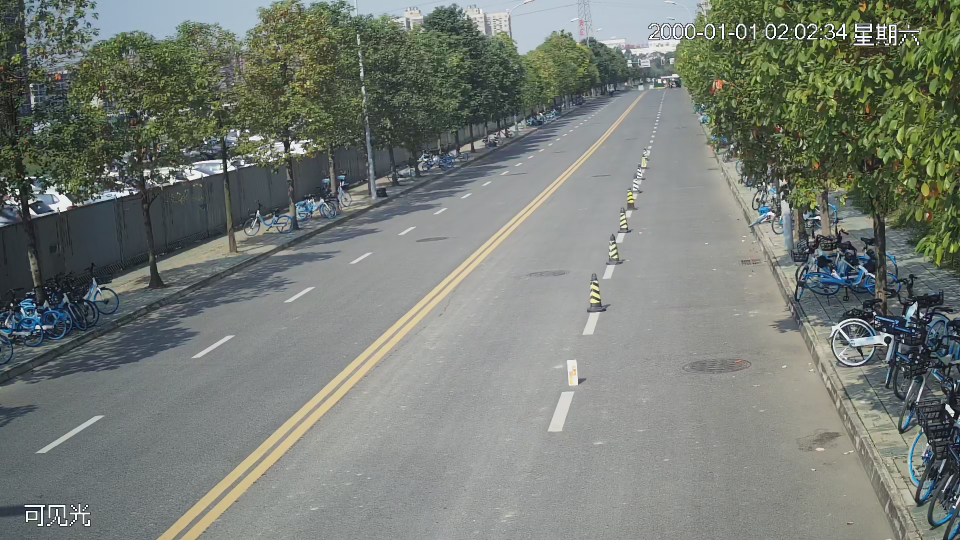
#> input picture 15432-0003.png, 1920 x 1080 px, found by its file name (shown at 1/2 size)
$ python 2023_9_12_paosawu.py   (older library calls are emulated)
#> lines starting #> are read from the running program, lines starting #| are printed output that depends on the picture; after the words box and inside, x2 and y2 are one past the last pixel; in counts of white or black regions, pixels touching at a corner belong together
import cv2
from datetime import datetime
import numpy as np


def icc_pic(img_gray, template_gray, x, y, img, num):

    # 计算匹配结果矩阵
    res = cv2.matchTemplate(img_gray, template_gray, cv2.TM_SQDIFF_NORMED)
    # 获取匹配结果的最大值和最小值
    min_val, max_val, min_loc, max_loc = cv2.minMaxLoc(res)
    #(min_val, max_val, min_loc, max_loc)
    # 在大图像上绘制矩形框标记匹配位置
    top_left = max_loc
    # print(max_val/255)
    threshold = 10
    format_string = "{:.4f}"
    text = "%d"%(max_val*1000)
    val = int(text)
    # list_result.append(max_val)
    paosa_data = {}
    # print(list_result)
    if val > threshold:
        # print("匹配")
        # threshold = 0.6
    #  similarity[top_left > threshold] = 1
        # similarity[top_left <= threshold] = 0
        bottom_right = (x + template_gray.shape[1], y + template_gray.shape[0])
        cv2.putText(img, text, (x +10, y +10), cv2.FONT_HERSHEY_SIMPLEX, 0.2, (255), 1)
        cv2.rectangle(img, (x,y), bottom_right, (0,0,255), 2)
        num += 1
    return num, img

def pic_fillpoly(img):
    black_image = np.zeros_like(img) #返回一个跟img相同shape的0矩阵
    pts = np.array([[0, 1080], [390, 1080], [1215,278], [1350, 278], [1500, 1080], [1920, 1080], [1920, 0], [0, 0]])# 圈起来的剩下地方为要使用的地方
    pts3 = np.array([[0, 1080], [1920, 1080], [1920, 980], [0, 980]])# 圈起来的剩下地方为要使用的地方，圈起来的地方为单色，白色或黑色
    pts2 = np.array([[980,1080], [1100, 1080], [1340,178],[1325,178]])# 圈起来的剩下地方为要使用的地方，圈起来的地方为单色，白色或黑色

    # cv2.fillPoly(black_image, [pts], (255, 255, 255))
    # cv2.fillPoly(black_image, [pts2], (255, 255, 255))
    # cv2.fillPoly(black_image, [pts3], (255, 255, 255))

    cv2.fillPoly(black_image, [pts], (255))
    cv2.fillPoly(black_image, [pts2], (255))
    cv2.fillPoly(black_image, [pts3], (255))
    result = cv2.addWeighted(img, 1, black_image, 1, 0)# 把2张图像按照系数相加
    # cv2.fillPoly(img, [pts1], (0), 8, 0)
    return result


def two_pic_compare(gray1, gray1_after, img2, n_blocks_h, n_blocks_w, win_size):

    gray2 = cv2.cvtColor(img2, cv2.COLOR_BGR2GRAY)
    # 定义仿射变换矩阵
    warp_mode = cv2.MOTION_TRANSLATION
    warp_matrix = np.eye(2, 3, dtype=np.float32)

    # 寻找最佳的仿射变换矩阵
    criteria = (cv2.TERM_CRITERIA_EPS | cv2.TERM_CRITERIA_COUNT, 5000,  1e-10)
    print("paosawu is running")
    # try:
    if True:
        cc, warp_matrix = cv2.findTransformECC(gray1, gray2, warp_matrix, warp_mode, criteria)
        num = 0
        # 对图像进行仿射变换
        # rows, cols, _ = img2.shape# 彩色图像通道
        rows, cols = gray2.shape[:2]
        # img_aligned = cv2.warpAffine(img2, warp_matrix, (cols, rows), flags=cv2.INTER_LINEAR + cv2.WARP_INVERSE_MAP)
        img_aligned = cv2.warpAffine(gray2, warp_matrix, (cols, rows),  flags=cv2.INTER_LINEAR + cv2.WARP_INVERSE_MAP)#灰度图
        img_aligned = pic_fillpoly(img_aligned)
        ids = [((1570, 683), (1733, 1080)), ((1329, 187), (1345, 219)), ((1, 584), (326, 843)), ((1298, 328), (1466, 475))]
        print(ids)
        if ids:
            for i in range(len(ids)):
                point1 = (int((ids[i][0][0])*(0.9)), int((ids[i][0][1])*(0.9)))
                point2 = (int((ids[i][1][0])*(1.1)), int((ids[i][1][1])*(1.1)))

                cv2.rectangle(gray1_after,point1,point2,1,-1)
                cv2.rectangle(img_aligned,point1,point2,1,-1)
        # [5 lines of commented-out code are left out]
        cv2.imwrite("gray1_after.png", gray1_after)
        cv2.imwrite("img_aligned.png", img_aligned)
        img3 = img2.copy()
        # paosa_data = {}
        for i in range(n_blocks_h):
            for j in range(n_blocks_w):
                # 计算当前小块的位置
                x = j * win_size
                y = i * win_size
                # 截取小块
                block1 = gray1_after[y:y+win_size, x:x+win_size]
                block2 = img_aligned[y:y+win_size, x:x+win_size]
                # 计算当前小块的相似度
                num , img3 = icc_pic(block1, block2, x, y, img3, num)

        if True:
            # paosa_data["paosawu"] = 20
            # paosa_data["camera"] = "road1"
            # paosa_data["ip"] = "192.168.1.1"
            dt_ms = datetime.now().strftime('%Y-%m-%d-%H_%M_%S_%f')# 获取当前时间
            # [5 lines of commented-out code are left out]
            name = "警告！！！有抛洒物"
            print("warning")
            # img = cv2ImgAddText(img3, name, 1000, 249, textColor=(255,0,0), textsize=50)
            # img = cv2.resize(img, (960, 640), interpolation=cv2.INTER_LINEAR)

            cv2.imwrite("haha.png", img3)
            cv2.imshow("test", img3)
            # cv2.waitKey(100)


    # except:
    #     # print("warning: ecc did not converge")
    #     log.warning("warning: ecc did not converge")


def Loss_incident_new():

    paosawu_backgroud = "/Users/sonny_he/Desktop/opencv_learning/15432-0003.png"

    # 背景图
    img1 = cv2.imread(paosawu_backgroud)
#> img1 is the input picture: shape (1080, 1920, 3); mean B, G, R 117.2, 124.4, 118.6
    gray1 = cv2.cvtColor(img1, cv2.COLOR_BGR2GRAY)
    # img1 = pic_fillpoly(img1)

    gray1_after = pic_fillpoly(gray1)
#> in pic_fillpoly, `cv2.fillPoly(black_image, [pts], (255))`:
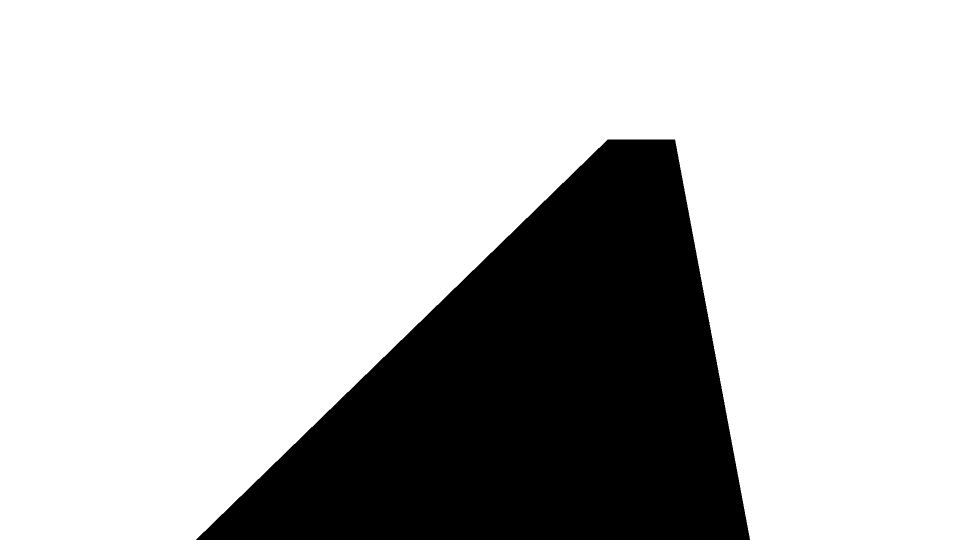
#> black_image: shape (1080, 1920) (shown at 1/2 size); 76% white; 1 black region, box (x1, y1, x2, y2) and area: (392, 279, 1500, 1080) 497896
#> in pic_fillpoly, `cv2.fillPoly(black_image, [pts3], (255))`: black_image: shape (1080, 1920); 83.4% white; 2 black regions, box (x1, y1, x2, y2) and area: (495, 279, 1286, 980) 208458, (1128, 279, 1481, 980) 136597
#> in pic_fillpoly, `result = cv2.addWeighted(img, 1, black_image, 1, 0)# 把2张图像按照系数相加`:
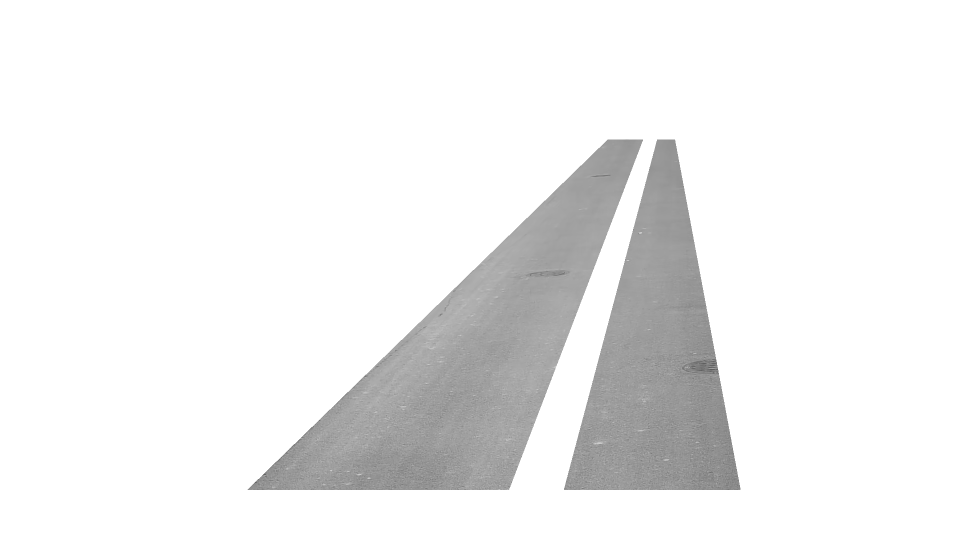
#> result: shape (1080, 1920) (shown at 1/2 size); min 87, max 255, mean 238.8

    # cv2.imwrite("img1.png", img1)
    #  cv2.imwrite("img2.png", img_aligned)
    # 滑动窗口的大小
    win_size = 30
    step_size = 20
    # 计算图像的大小
    h, w = gray1.shape[0], gray1.shape[1]
#> h = 1080; w = 1920
    # h, w, _ = img1.shape
    # 计算分割成的小块的数量
    n_blocks_h = h // win_size
#> n_blocks_h = 36
    n_blocks_w = w // win_size
#> n_blocks_w = 64

    # 分割图像为小块并计算相似度
    # similarity = np.zeros((n_blocks_h, n_blocks_w), dtype=np.float32)
    # while True:
        # if all_dict_from_url:
            # id_list = []
            # for i in range(len(all_dict_from_url["from_url"])): # 当前共有几个id
            #     id_list.append(all_dict_from_url["from_url"][i]["id"])# 访问字典对象中的值
            # if post_id in id_list: # 是否在上一秒的id组中
            #     # print("normal\n\n\n")
            #     # print("post_id is :", post_id)
            #     position = id_list.index(post_id)# 计算在当前列表中的序号

            #     if all_dict_from_url["from_url"][position]["enable"]:# 获取当前id的算法运算状态，true或false
            #         data = False
                    # while True:
                        # if "inference_pic" in all_items:# 判断是否有数据
                            # print(all_items)
    print("runing")
    img2_path = "/Users/sonny_he/Desktop/opencv_learning/15432.png"
    img2 = cv2.imread(img2_path)
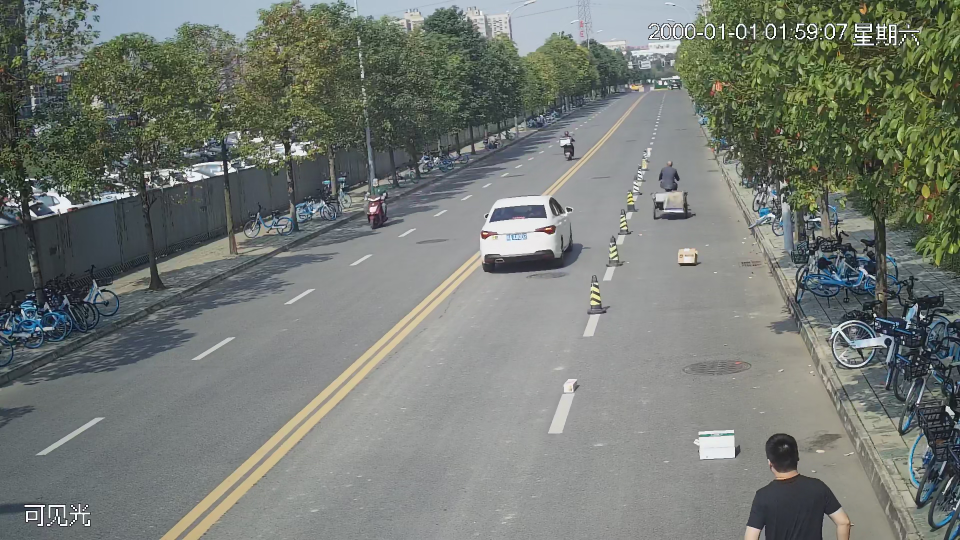
#> input picture 15432.png, 1920 x 1080 px, found by its file name (shown at 1/2 size)
#> img2 is the input picture: shape (1080, 1920, 3); mean B, G, R 116.1, 122.3, 116.9
    two_pic_compare(gray1, gray1_after, img2, n_blocks_h, n_blocks_w, win_size)
#> in two_pic_compare, `gray2 = cv2.cvtColor(img2, cv2.COLOR_BGR2GRAY)`:
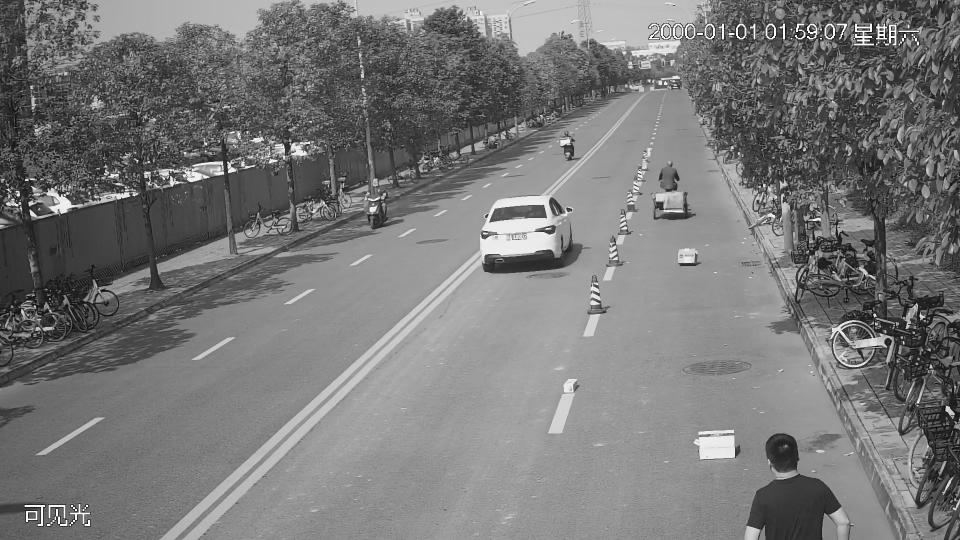
#> gray2: shape (1080, 1920) (shown at 1/2 size); min 0, max 255, mean 120
#> in two_pic_compare, `cc, warp_matrix = cv2.findTransformECC(gray1, gray2, warp_matrix, warp..`: cc = 0.908; warp_matrix = [[1, 0, 0.444], [0, 1, 3.44]]
#> after the loop in two_pic_compare, `for i in range(len(ids)):`:
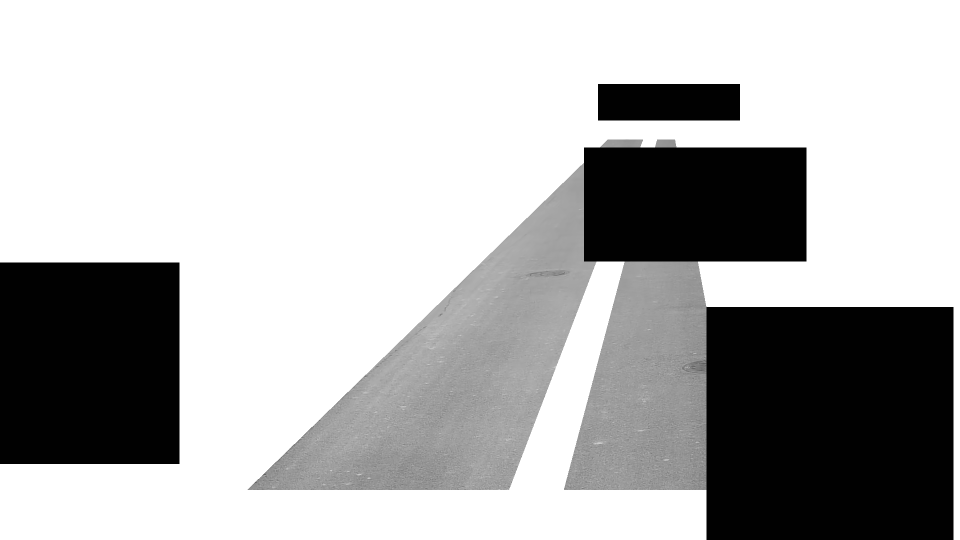
#> gray1_after: shape (1080, 1920) (shown at 1/2 size); min 1, max 255, mean 180.4
#> the loop in two_pic_compare, `for i in range(n_blocks_h):` made 36 passes
#> after the loop in two_pic_compare, `for i in range(n_blocks_h):`:
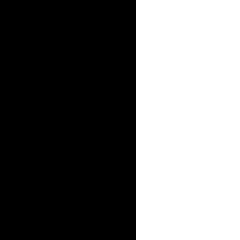
#> block1: shape (30, 30) (shown 8 times larger); values 1 (black) and 255 (white), 43.3% white; 1 white region, box (x1, y1, x2, y2) and area: (17, 0, 30, 30) 390
#> after the loop in two_pic_compare, `for i in range(n_blocks_h):`:
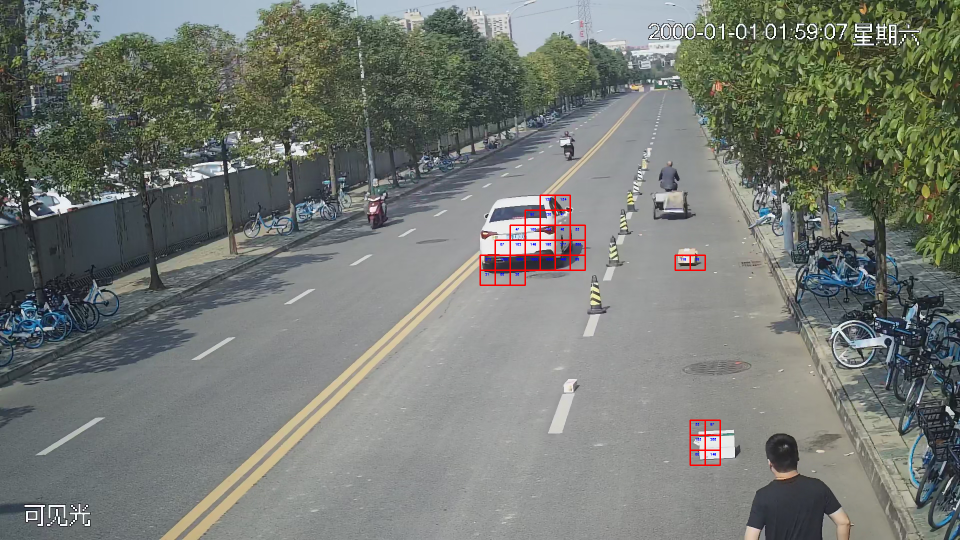
#> img3: shape (1080, 1920, 3) (shown at 1/2 size); 0.42% of pixels changed, all inside (x1, y1, x2, y2) = (959, 389, 1442, 932)


if __name__ == "__main__":
    Loss_incident_new()
